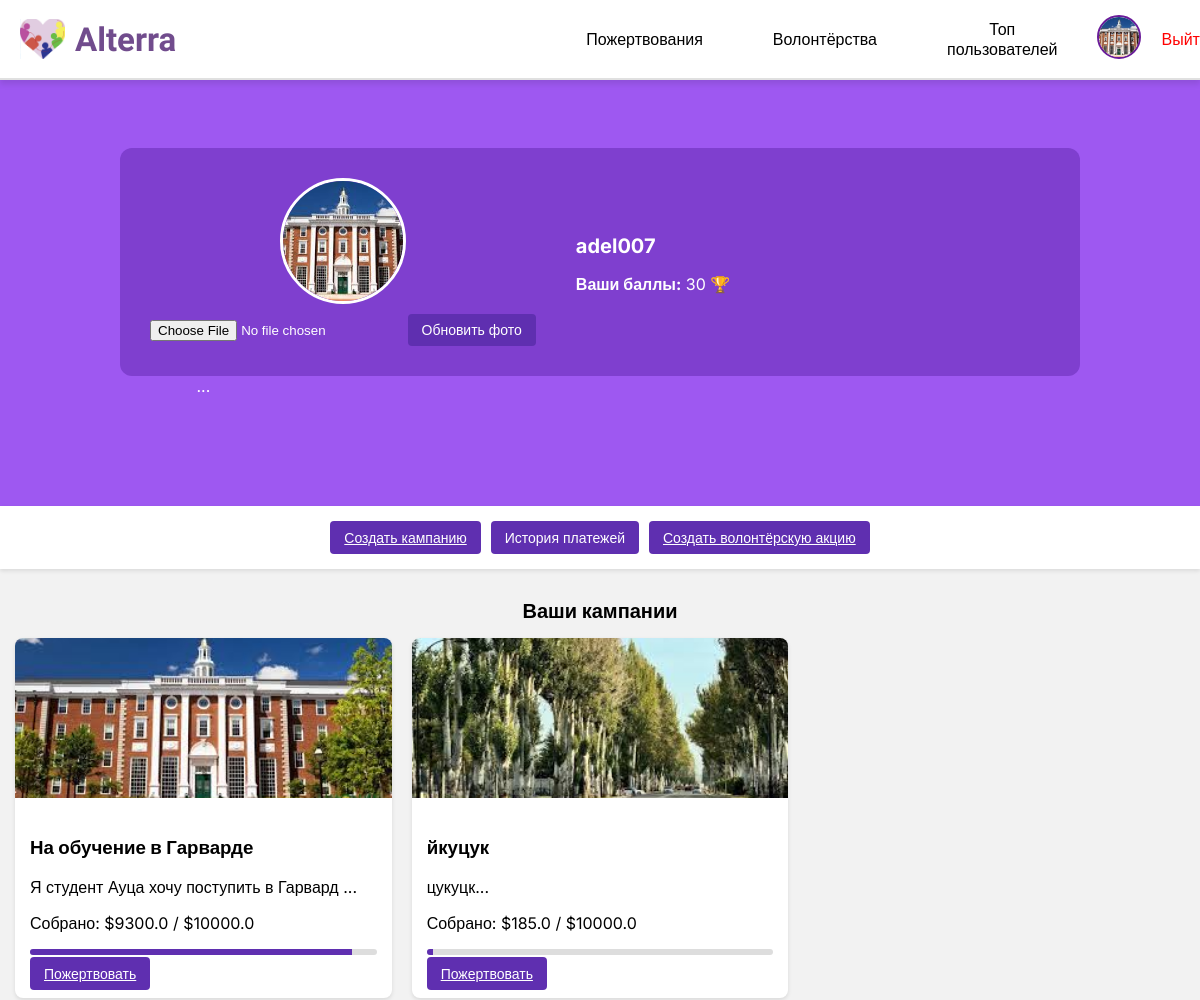
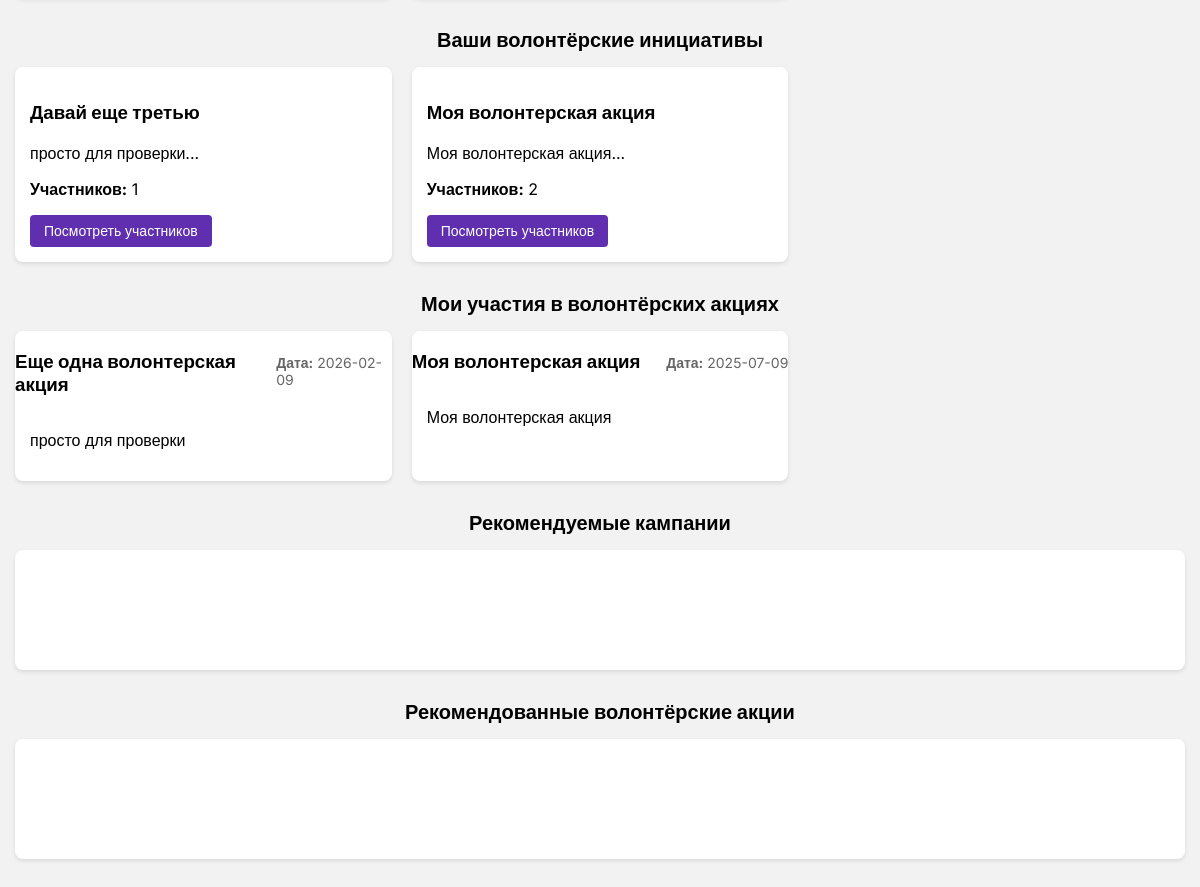
/profile (signed in), run on an earlier commit of the app's database (2 pictures, top to bottom).
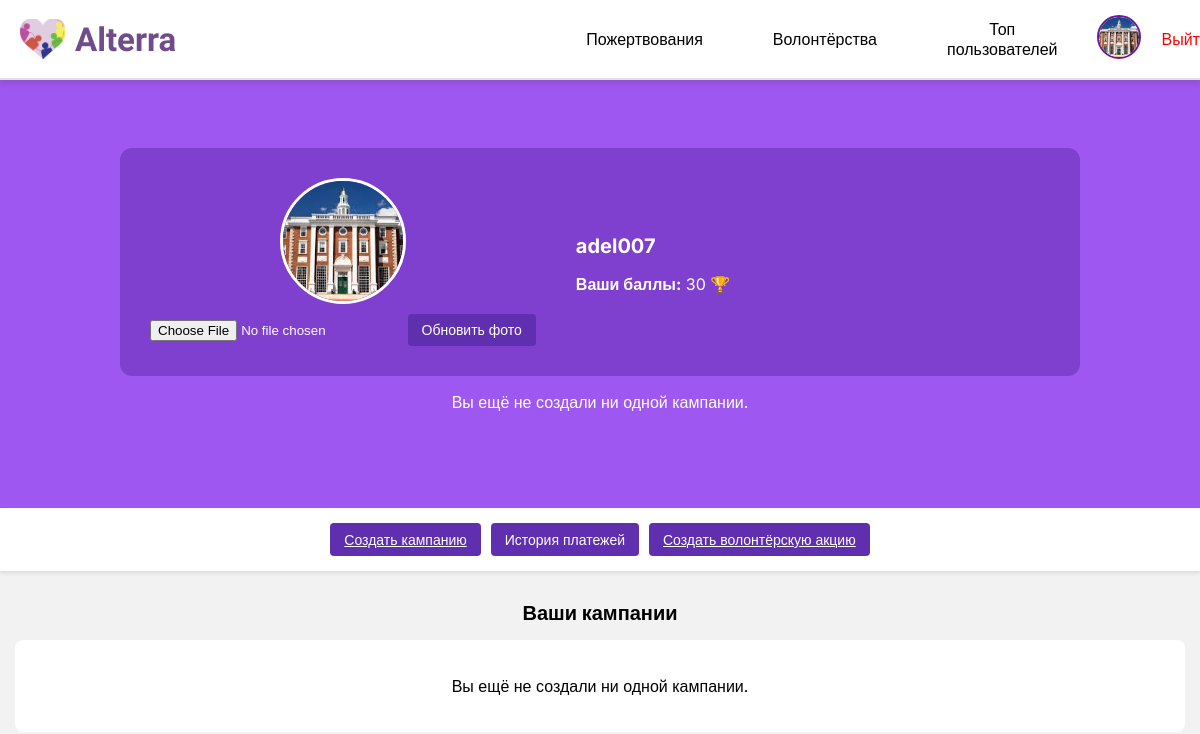
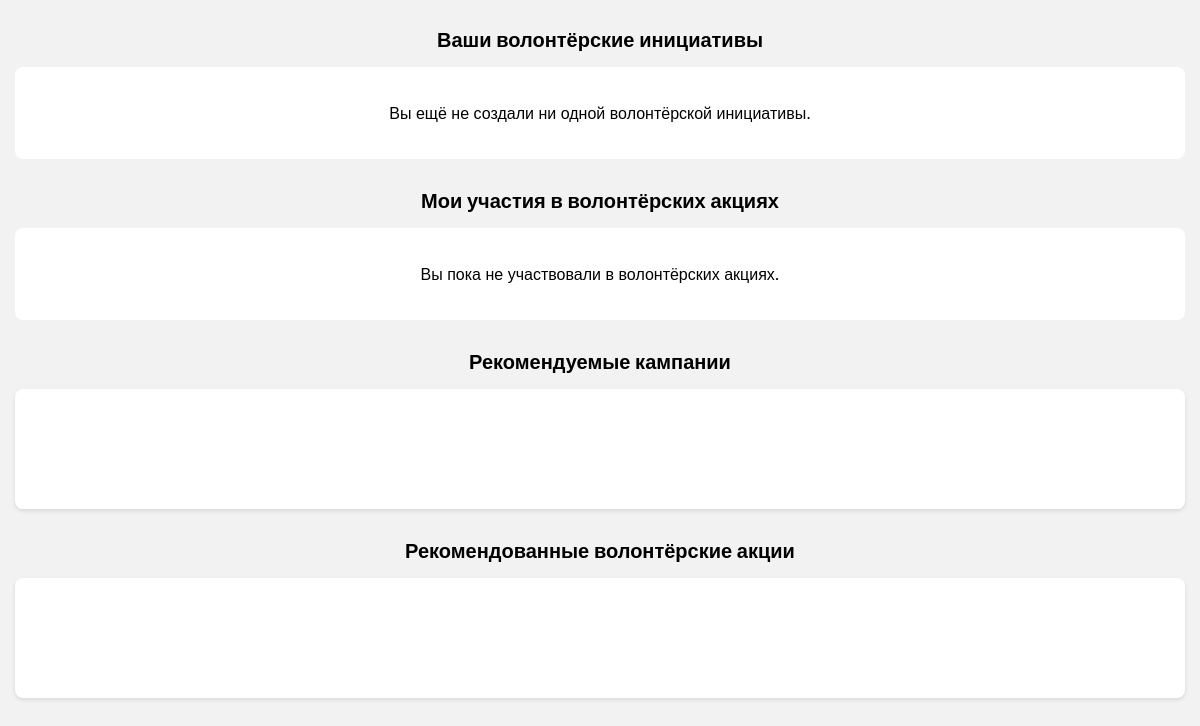
And on a later commit of the database (2 pictures, top to bottom).
### tables this page shows
CREATE TABLE users (
            id INTEGER PRIMARY KEY AUTOINCREMENT,
            username TEXT NOT NULL UNIQUE,
            password TEXT NOT NULL
        , avatar TEXT, stripe_customer_id TEXT, email TEXT, points INTEGER DEFAULT 0, blocked INTEGER DEFAULT 0);

CREATE TABLE campaigns (
    id INTEGER PRIMARY KEY AUTOINCREMENT,
    title TEXT NOT NULL,
    description TEXT NOT NULL,
    image_url TEXT,
    goal REAL NOT NULL,
    collected REAL NOT NULL DEFAULT 0,
    days_left INTEGER NOT NULL
, user_id INTEGER, payment_details TEXT, is_completed BOOLEAN DEFAULT 0, completed_at DATETIME);

CREATE TABLE volunteering_opportunities (
            id INTEGER PRIMARY KEY AUTOINCREMENT,
            title TEXT NOT NULL,
            description TEXT NOT NULL,
            date TEXT NOT NULL,
            image_url TEXT NOT NULL,
            button_text TEXT NOT NULL
        , user_id INTEGER, status TEXT DEFAULT 'active');

### app.py (the view)
@app.route('/profile')
def profile():
    if not session.get('user_id'):
        flash('Сначала войдите в систему!', 'danger')
        return redirect(url_for('login'))
    conn = get_db_connection()
    user_id = session['user_id']
    user = conn.execute("SELECT * FROM users WHERE id = ?", (user_id,)).fetchone()
    if 'csrf_token' not in session:
        session['csrf_token'] = secrets.token_hex(16)
    campaigns = conn.execute(
        "SELECT * FROM campaigns WHERE user_id = ?", (user_id,)
    ).fetchall()
    user_opportunities = conn.execute(
        """SELECT v.*,
        (SELECT COUNT(*) FROM volunteer_participants WHERE opportunity_id = v.id) AS participant_count
        FROM volunteering_opportunities v WHERE v.user_id = ?""",
        (user_id,)
    ).fetchall()
    user_opportunities = [dict(row) for row in user_opportunities]
    for opportunity in user_opportunities:
        participants = conn.execute("""
            SELECT u.id AS user_id, u.username, vp.status
            FROM volunteer_participants vp
            JOIN users u ON vp.user_id = u.id
            WHERE vp.opportunity_id = ?
        """, (opportunity['id'],)).fetchall()
        opportunity['participants'] = [dict(participant) for participant in participants] if participants else []
    participated_campaigns = conn.execute("""
        SELECT c.* FROM donations d
        JOIN campaigns c ON d.campaign_id = c.id
        WHERE d.user_id = ?
        GROUP BY c.id
    """, (user_id,)).fetchall()
    participated_opportunities = conn.execute("""
        SELECT DISTINCT v.*
        FROM volunteer_participants vp
        JOIN volunteering_opportunities v ON vp.opportunity_id = v.id
        WHERE vp.user_id = ? AND vp.status = 'confirmed'
    """, (user_id,)).fetchall()
    volunteer_initiatives = conn.execute(
        """SELECT v.*,
        (SELECT COUNT(*) FROM volunteer_participants WHERE opportunity_id = v.id) AS participant_count
        FROM volunteering_opportunities v WHERE v.user_id = ?""",
        (user_id,)
    ).fetchall()
    volunteer_initiatives = [dict(row) for row in volunteer_initiatives]
    donations = conn.execute("""
        SELECT d.amount, d.message, d.created_at, c.title
        FROM donations d
        JOIN campaigns c ON d.campaign_id = c.id
        WHERE d.user_id = ?
        ORDER BY d.created_at DESC
    """, (user_id,)).fetchall()
    conn.close()
    return render_template(
        'profile.html',
        user=user,
        campaigns=campaigns,
        user_opportunities=user_opportunities,
        volunteer_initiatives=volunteer_initiatives,
        participated_campaigns=participated_campaigns,  # ✅ Добавили кампании, где user участвует
        participated_opportunities=participated_opportunities,  # ✅ Добавили акции, где user участвует
        donations = donations,
        csrf_token=session['csrf_token']
    )

### app.py (called while the page is built)
def get_db_connection():
    conn = sqlite3.connect(DATABASE)
    conn.row_factory = sqlite3.Row
    return conn

### templates/profile.html (shortened to what this page needs)
<!DOCTYPE html>
<html lang="ru">
<head>
    <link rel="stylesheet" href="/static/css/profile.css">
</head>
<body>
    {% include 'header.html' %}
            <div class="user-profile">
                {% if session.get('user_id') %}
                    <a href="{{ url_for('profile') }}">
                    </a>
                    <a href="{{ url_for('logout') }}" class="logout-link">Выйти</a>
                {% else %}
                    <a href="{{ url_for('login') }}">
                        <img src="/static/images/user.png" alt="Гость" class="user-avatar">
                    </a>
                {% endif %}
            </div>
    <div class="profile-container">
        <div class="profile-header-row">
            <div class="profile-avatar-container">
                <img src="{{ user.avatar if user.avatar else '/static/images/default_avatar.png' }}"
                     class="profile-avatar"
                     alt="Аватар">
                <form action="{{ url_for('update_avatar') }}" method="POST" enctype="multipart/form-data">
                    <input type="file" name="avatar" accept=".png, .jpg, .jpeg, .gif" required>
                    <button type="submit" class="btn">Обновить фото</button>
                </form>
            </div>
            <div class="profile-info">
                <p class="username"><strong>{{ user.username }}</strong></p>
                <p><strong>Ваши баллы:</strong> {{ user.points if user.points else 0 }} 🏆</p>
            </div>
        </div>
        {% if campaigns %}
            <div class="campaign-container">
                ...
            </div>
        {% else %}
            <p>Вы ещё не создали ни одной кампании.</p>
        {% endif %}
    </div>
    <div class="profile-actions">
        <a href="{{ url_for('create_campaign') }}" class="btn">Создать кампанию</a>
        <button class="btn" onclick="openPaymentsModal()">История платежей</button>
        <a href="{{ url_for('create_volunteering') }}" class="btn create-btn">Создать волонтёрскую акцию</a>
    </div>
    <h2>Ваши кампании</h2>
    {% if campaigns %}
        <div class="campaign-container">
            {% for campaign in campaigns %}
            <div class="campaign-card">
                <img src="{{ campaign.image_url }}" alt="{{ campaign.title }}" class="campaign-image">
                <div class="campaign-content">
                    <h3>{{ campaign.title }}</h3>
                    <p>{{ campaign.description[:100] }}...</p>
                    <p>Собрано: ${{ campaign.collected }} / ${{ campaign.goal }}</p>
                    <div class="progress-bar">
                        <div style="width: {{ (campaign.collected / campaign.goal) * 100 }}%;"></div>
                    </div>
                    <a href="{{ url_for('donate', campaign_id=campaign['id']) }}" class="btn">Пожертвовать</a>
                </div>
            </div>
            {% endfor %}
        </div>
    {% else %}
        <div class="no-campaigns">
            <p>Вы ещё не создали ни одной кампании.</p>
        </div>
    {% endif %}
    <h2>Ваши волонтёрские инициативы</h2>
    {% if volunteer_initiatives %}
        <div class="volunteer-grid">
            {% for initiative in volunteer_initiatives %}
            <div class="volunteer-card">
                <div class="volunteer-content">
                    <h3>{{ initiative.title }}</h3>
                    <p>{{ initiative.description[:120] }}...</p>
                    <p><strong>Участников:</strong> {{ initiative.participant_count }}</p>
                    <button class="btn view-participants" onclick="openParticipantsModal({{ initiative.id }})">
                        Посмотреть участников
                    </button>
                </div>
            </div>
            {% endfor %}
        </div>
    {% else %}
        <div class="no-volunteer-projects">
            <p>Вы ещё не создали ни одной волонтёрской инициативы.</p>
        </div>
    {% endif %}
    <h2>Мои участия в волонтёрских акциях</h2>
    {% if participated_opportunities %}
        <div class="volunteering-block">
            {% for opportunity in participated_opportunities %}
            <div class="volunteer-card">
                <div class="volunteer-header">
                    <h3>{{ opportunity.title }}</h3>
                    <p class="volunteer-date"><strong>Дата:</strong> {{ opportunity.date }}</p>
                </div>
                <p style="padding: 0 15px 15px;">{{ opportunity.description }}</p>
            </div>
            {% endfor %}
        </div>
    {% else %}
        <div class="no-opportunities">
            <p>Вы пока не участвовали в волонтёрских акциях.</p>
        </div>
    {% endif %}
    <h2>Рекомендуемые кампании</h2>
    <div id="recommended-campaigns">
    </div>
    <h2>Рекомендованные волонтёрские акции</h2>
    <div id="recommended-volunteering">
    </div>
</body>
</html>

### templates/header.html (shortened to what this page needs)
<header class="header">
    <div class="header-container">
        <div class="logo">
            <img src="/static/images/logo.png" alt="Alterra" class="logo-img">
            <span class="logo-text">Alterra</span>
        </div>
        <nav class="nav">
            <a href="{{ url_for('home') }}" class="{% if request.endpoint == 'home' %}active{% endif %}">Пожертвования</a>
            <a href="{{ url_for('volunteering') }}" class="{% if request.endpoint == 'volunteering' %}active{% endif %}">Волонтёрства</a>
            <a href="{{url_for('leaderboard')}}" class="{% if request.endpoint == 'leaderboard' %}active{% endif %}">Топ пользователей</a>
        </nav>
        <div class="user-profile">
            {% if session.get('user_id') %}
                <a href="{{ url_for('profile') }}">
                    <img src="{{ user['avatar'] if user['avatar'] else '/static/images/default_avatar.png' }}"
                         alt="{{ session['username'] }}" class="user-avatar">
                </a>
                <a href="{{ url_for('logout') }}" class="logout-link">Выйти</a>
            {% else %}
                <a href="{{ url_for('login') }}">
                    <img src="/static/images/user.png" alt="Гость" class="user-avatar">
                </a>
            {% endif %}
        </div>
    </div>
</header>

### static/css/profile.css (style rules this page uses)
body { margin: 0; font-family: "Inter", sans-serif; background-color: #f2f2f2; }
.btn { cursor: pointer; background-color: #5f2fb0; color: #fff; border: none; padding: 8px 14px; border-radius: 4px; font-size: 14px; transition: background-color 0.3s ease; }
.profile-container { background-color: #9E58F1; padding: 100px 0; color: #fff; text-align: center; }
.profile-header-row { max-width: 900px; margin: 0 auto; display: flex; align-items: center; justify-content: space-around; gap: 20px; background: #7F3FCF; border-radius: 12px; padding: 30px; }
.profile-avatar-container { display: flex; flex-direction: column; align-items: center; margin-right: 20px; }
.profile-avatar { width: 120px; height: 120px; object-fit: cover; border-radius: 50%; border: 3px solid #fff; margin-bottom: 10px; }
.profile-info { flex: 1; text-align: left; }
.username { font-size: 20px; margin-bottom: 10px; }
.profile-actions { display: flex; flex-wrap: wrap; gap: 10px; justify-content: center; background-color: #fff; padding: 15px 10px; margin-top: -20px; box-shadow: 0 2px 4px rgba(0,0,0,0.1); }
h2 { margin: 30px 0 15px; font-size: 20px; text-align: center; }
.no-campaigns, .no-volunteer-projects, .no-opportunities { background-color: #fff; margin: 0 15px 30px; padding: 20px; text-align: center; border-radius: 8px; }
#recommended-campaigns, #recommended-volunteering { margin: 0 15px 30px; background-color: #fff; border-radius: 8px; padding: 20px; min-height: 80px; box-shadow: 0 2px 4px rgba(0,0,0,0.1); }
.logo { display: flex; align-items: center; }
.logo-img { width: 45px; height: 40px; margin-right: 10px; }
.logo-text { font-size: 33px; line-height: 45px; font-weight: 700; color: #714C8D; font-family: 'Iowan Old Style', serif; }
.user-profile { display: flex; align-items: center; gap: 10px; }
.user-profile img { width: 40px; height: 40px; border-radius: 50%; }
.logout-link { color: red; text-decoration: none; margin-left: 10px; }
.nav { display: flex; gap: 50px; margin-left: 450px; }
.nav a { text-decoration: none; color: #000; padding: 5px 10px; border-radius: 5px; transition: background-color 0.3s; }
.user-profile { display: flex; align-items: center; }
.user-avatar { height: 40px; width: 40px; border-radius: 50%; object-fit: cover; border: 2px solid #6a1b9a; }
.logo { font-size: 24px; font-weight: bold; color: #6a1b9a; }

### templates/header.html (style rules this page uses)
.header { background-color: #fff; border-bottom: 2px solid #e0e0e0; padding: 10px 20px; display: flex; justify-content: center; align-items: center; position: fixed; top: 0; width: 100%; z-index: 1000; box-shadow: 0 4px 6px rgba(0, 0, 0, 0.1); height: 80px; box-sizing: border-box; }
.header-container { width: 100%; max-width: 1200px; display: flex; justify-content: space-between; align-items: center; }
.logo { display: flex; align-items: center; font-size: 24px; font-weight: bold; color: #6a1b9a; }
.logo-img { width: 45px; height: 40px; margin-right: 10px; }
.logo-text { font-size: 33px; line-height: 45px; font-weight: 700; color: #714C8D; font-family: 'Iowan Old Style', serif; }
.nav { display: flex; gap: 50px; margin-left: 400px; margin-right: 30px; }
.nav a { text-decoration: none; color: #000; padding: 5px 10px; border-radius: 5px; transition: background-color 0.3s; display: flex; justify-content: center; align-items: center; text-align: center; border-radius: 15px; }
.user-profile { display: flex; align-items: center; gap: 10px; }
.user-avatar { width: 40px; height: 40px; border-radius: 15px; object-fit: cover; border: 2px solid #6a1b9a; }
.logout-link { color: red; text-decoration: none; margin-left: 10px; }

What changed in the data, as far as the page shows it:
removed campaigns: image_url (picture), title "На обучение в Гарварде", description "Я студент Ауца хочу поступить в Гарвард", collected "9300.0", goal "10000.0"
removed campaigns: image_url (picture), title "йкуцук", description "цукуцк", collected "185.0", goal "10000.0"
removed volunteering_opportunities: title "Давай еще третью", description "просто для проверки", participant_count "1", shown under "Ваши волонтёрские инициативы"
removed volunteering_opportunities: title "Моя волонтерская акция", description "Моя волонтерская акция", participant_count "2", date "2025-07-09"
removed volunteering_opportunities: title "Еще одна волонтерская акция", date "2026-02-09", description "просто для проверки", shown under "Мои участия в волонтёрских акциях"
Also different on the page:
text now shown: "Вы ещё не создали ни одной кампании. Вы ещё не создали ни одной кампании. Вы ещё не создали ни одной волонтёрской инициативы. Вы пока не участвовали в волонтёрских акциях."
